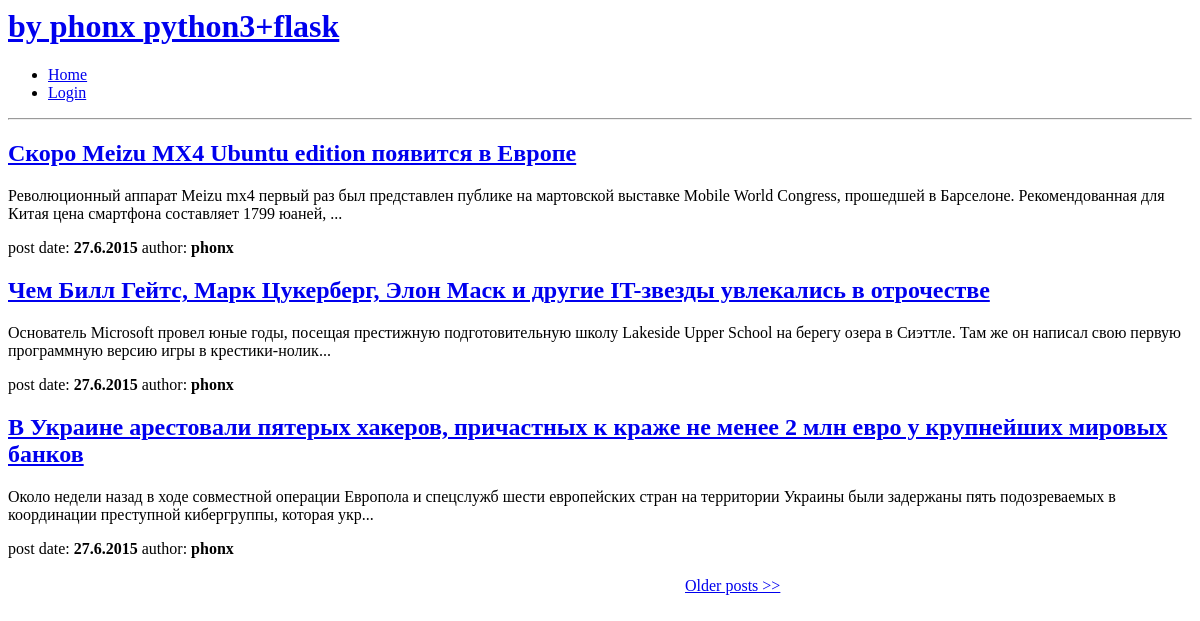
/index, run on the app's committed database.
### app/models.py (models this page shows, shortened)
class Post(db.Model):
	id = db.Column(db.Integer, primary_key = True)
	body = db.Column(db.String())
	title = db.Column(db.String())
	timestamp = db.Column(db.DateTime)
	user_id = db.Column(db.Integer, db.ForeignKey('user.id'))

class User(db.Model):
	id = db.Column(db.Integer, primary_key=True)
	username = db.Column(db.String(64), index=True, unique=True)
	email = db.Column(db.String(120), index=True, unique=True)
	password = db.Column(db.String(20), index=True)
	posts = db.relationship('Post', backref='author', lazy='dynamic')

### app/views.py (the view)
@app.route('/')
@app.route('/index')
@app.route('/index/<int:page>')
def index(page=1):
	user = g.user
	p = Post.query.order_by(Post.timestamp.desc()).paginate(page, POSTS_PER_PAGE, False)
	return render_template('index.html',
							title='Home',
							user=user,
							posts=p)

### app/views.py (called while the page is built)
@app.before_request
def before_request():
	g.user = current_user

### app/templates/index.html
{% extends "base.html" %}
{% block content %}
<section id="content" class="body">
		{% for post in posts.items %}
			<section id="post-text" class="featured">
				<p>
					<h2><b><a href="{{ url_for('read_more', id = post.id) }}">{{ post.title}}</a></b></h2>
						{{ post.body[:200] }}...
					<br>
					<p>
					post date:
					<b>
						{{ post.timestamp.day }}.{{ post.timestamp.month }}.{{ post.timestamp.year }}
					</b>
					author:
					<b>
						{{ post.author.username }}
					</b>
					</p>
				</p>
			</section>
		{% endfor %}
		<table width="800px">
				<tr>
						{% if posts.has_prev %}
						<td id="paginate-left" style="width:120px;">
							<a href="{{ url_for('index', page = posts.prev_num) }}"> << Newer posts</a>
						</td>
						{% else %}
						<td>
						</td>
						{% endif %}
					<td>
					</td>
						{% if posts.has_next %}
						<td id="paginate-right" style="width:120px;">
							<a href="{{ url_for('index', page = posts.next_num) }}">Older posts >></a>
							</td>
						{% else %}
						<td>
						</td>
						{% endif %}
				</tr>
		</table>
</section>
{% endblock %}

### app/templates/base.html (shortened to what this page needs)
<html>
	<head>
		<link href="{{ url_for('.static', filename='css/for_add_post.css') }}" rel="stylesheet">
		<link href="{{ url_for('.static', filename='css/main.css') }}" rel="stylesheet">
	</head>
	<body id="index" class="body">
		<header id="banner" class="body">
			<h1>
				<a href="{{ url_for('index') }}">by phonx
				<strong>python3+flask</strong></a>
			</h1>
			<nav id="navigate">
				<ul>
					<li><a href="{{ url_for('index') }}">Home</a></li>
					{% if g.user.is_authenticated() %}
					{% else %}
					<li><a href="{{ url_for('login') }}">Login</a></li>
					{% endif %}
				</ul>
			</nav>
		</header>
		<hr>
		{% block content %}{% endblock %}
	</body>
</html>

### data on the page
Post: title "Скоро Meizu MX4 Ubuntu edition появится в Европе", body "Революционный аппарат Meizu mx4 первый раз был представлен публике на мартовской выставке Mobile World Congress, прошедшей в Барселоне. Рекомендованная для Китая цена смартфона составляет 1799 юаней,", timestamp.day "27", timestamp.month "6", timestamp.year "2015", author.username "phonx"
Post: title "Чем Билл Гейтс, Марк Цукерберг, Элон Маск и другие IT-звезды увлекались в отрочестве", body "Основатель Microsoft провел юные годы, посещая престижную подготовительную школу Lakeside Upper School на берегу озера в Сиэттле. Там же он написал свою первую программную версию игры в крестики-нолик", timestamp.day "27", timestamp.month "6", timestamp.year "2015", author.username "phonx"
Post: title "В Украине арестовали пятерых хакеров, причастных к краже не менее 2 млн евро у крупнейших мировых банков", body "Около недели назад в ходе совместной операции Европола и спецслужб шести европейских стран на территории Украины были задержаны пять подозреваемых в координации преступной кибергруппы, которая укр", timestamp.day "27", timestamp.month "6", timestamp.year "2015", author.username "phonx"
